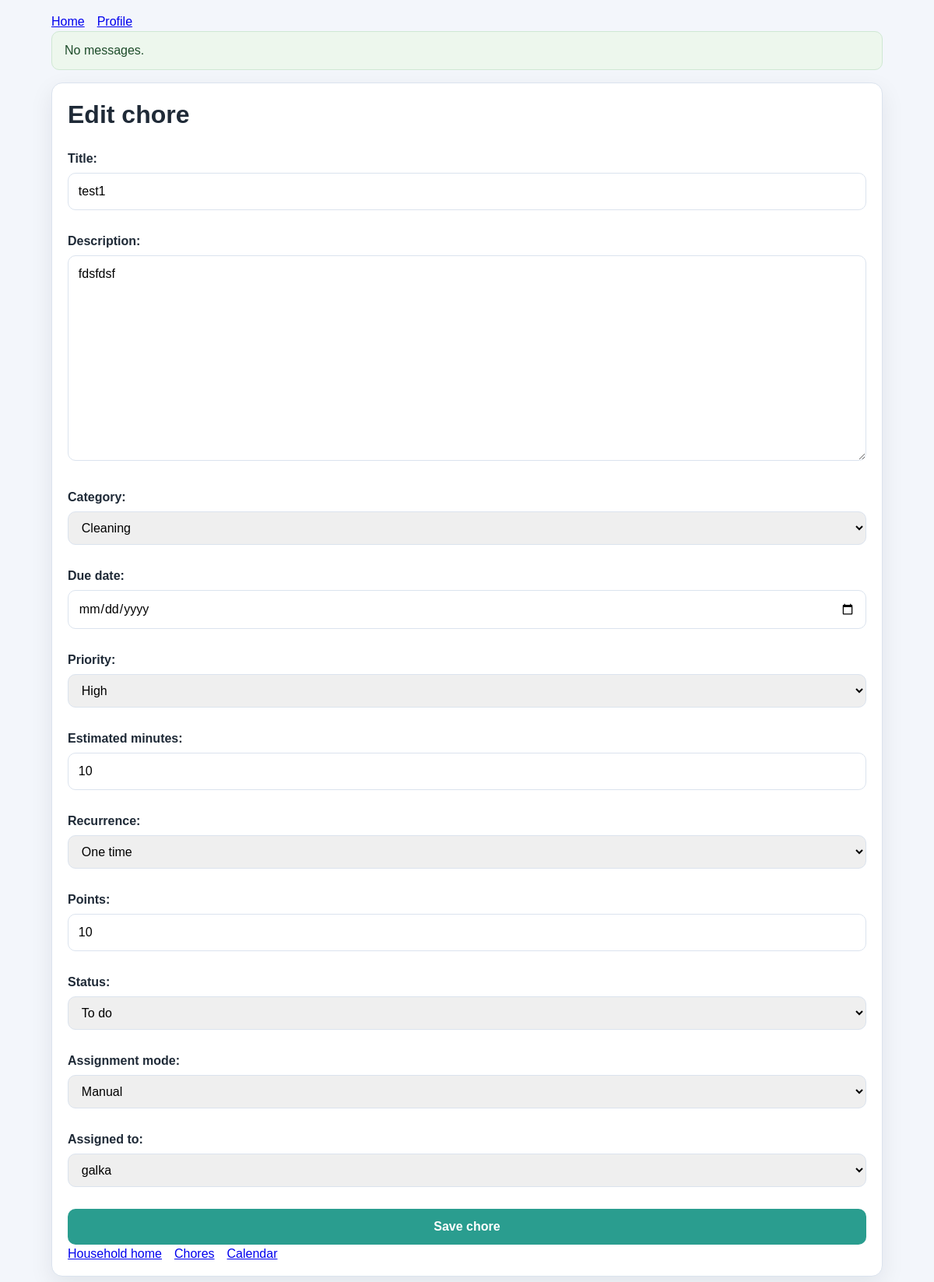
The page /households/1/chores/1/edit/ (signed in) on the database its author committed.
### chores/models.py (models this page shows, shortened)
class Chore(models.Model):
	class Priority(models.TextChoices):
		LOW = "low", "Low"
		MEDIUM = "medium", "Medium"
		HIGH = "high", "High"
		URGENT = "urgent", "Urgent"
	class Status(models.TextChoices):
		TODO = "todo", "To do"
		IN_PROGRESS = "in_progress", "In progress"
		DONE = "done", "Done"
	class Recurrence(models.TextChoices):
		NONE = "none", "One time"
		DAILY = "daily", "Daily"
		WEEKLY = "weekly", "Weekly"
		MONTHLY = "monthly", "Monthly"
	class AssignmentMode(models.TextChoices):
		MANUAL = "manual", "Manual"
		CLAIM = "claim", "Member claimed"
		ROTATION = "rotation", "Automatic rotation"
	household = models.ForeignKey(Household, on_delete=models.CASCADE, related_name="chores")
	category = models.ForeignKey(Category, on_delete=models.PROTECT, related_name="chores")
	title = models.CharField(max_length=200)
	description = models.TextField(blank=True)
	due_date = models.DateField(null=True, blank=True)
	priority = models.CharField(max_length=10, choices=Priority.choices, default=Priority.MEDIUM)
	estimated_minutes = models.PositiveIntegerField(null=True, blank=True)
	recurrence = models.CharField(max_length=10, choices=Recurrence.choices, default=Recurrence.NONE)
	points = models.PositiveIntegerField(default=10, validators=[MinValueValidator(0)])
	status = models.CharField(max_length=12, choices=Status.choices, default=Status.TODO)
	assignment_mode = models.CharField(max_length=10, choices=AssignmentMode.choices, default=AssignmentMode.MANUAL)
	created_by = models.ForeignKey(User, on_delete=models.CASCADE, related_name="chores_created")
	assigned_to = models.ForeignKey(User, on_delete=models.SET_NULL, null=True, blank=True, related_name="chores_assigned")
	created_at = models.DateTimeField(auto_now_add=True)
	completed_by = models.ForeignKey(User, on_delete=models.SET_NULL, null=True, blank=True, related_name="chores_completed")
	completed_at = models.DateTimeField(null=True, blank=True)

### chores/views.py (the view)
# urls.py: path("households/<int:household_id>/chores/<int:chore_id>/edit/", views.chore_edit, name="chore-edit"),
@login_required
def chore_edit(request, household_id, chore_id):
	household = household_for_member(request, household_id)
	chore = household.chores.get(id=chore_id)
	form = ChoreForm(request.POST or None, instance=chore, household=household)
	if form.is_valid():
		form.save()
		return redirect("chore-detail", household_id=household.id, chore_id=chore.id)
	return render(request, "chores/chore_form.html", {"form": form, "household": household, "chore": chore})

### chores/forms.py
class ChoreForm(forms.ModelForm):
    class Meta:
        model = Chore
        fields = (
            "title",
            "description",
            "category",
            "due_date",
            "priority",
            "estimated_minutes",
            "recurrence",
            "points",
            "status",
            "assignment_mode",
            "assigned_to",
        )
        widgets = {"due_date": forms.DateInput(attrs={"type": "date"})}
    def __init__(self, *args, household, **kwargs):
        super().__init__(*args, **kwargs)
        self.fields["category"].queryset = household.categories.all()
        self.fields["assigned_to"].queryset = User.objects.filter(household_memberships__household=household).distinct()

### chores/models.py (called while the page is built)
	def __str__(self):
		return self.name

### chores/views.py (called while the page is built)
def household_for_member(request, household_id):
	household = Household.objects.filter(id=household_id, members__user=request.user).first()
	if household is None:
		raise Http404
	return household

### chores/templates/chores/chore_form.html (shortened to what this page needs)
{% extends "base.html" %}
{% block content %}
<div class="panel">
    <h1>{% if chore %}Edit{% else %}Create{% endif %} chore</h1>
    <form method="post">
        {{ form.as_p }}
        <button type="submit">Save chore</button>
    </form>
    <div class="row">
        <a href="{% url 'household-detail' household.id %}">Household home</a>
        <a href="{% url 'chore-list' household.id %}">Chores</a>
        <a href="{% url 'chore-calendar' household.id %}">Calendar</a>
    </div>
</div>
{% endblock %}

### chores/templates/base.html (style rules this page uses)
:root { color-scheme: light; --bg: #f3f6fb; --panel: #ffffff; --border: #dbe3ee; --text: #1f2a37; --muted: #5c6b7a; --accent: #2a9d8f; --accent-dark: #1f6d63; --danger: #b42318; --shadow: 0 10px 30px rgba(15, 23, 42, 0.08); }
* { box-sizing: border-box; }
body { margin: 0; font-family: Arial, sans-serif; background: var(--bg); color: var(--text); line-height: 1.5; }
.panel { background: var(--panel); border: 1px solid var(--border); border-radius: 14px; box-shadow: var(--shadow); padding: 1rem 1.25rem; }
h1, h2, h3 { margin-top: 0; }
p, ul, dl { margin-top: 0; }
form { display: grid; gap: 0.75rem; }
label { display: block; font-weight: 600; margin-bottom: 0.35rem; }
input, select, textarea, button { width: 100%; max-width: 100%; padding: 0.7rem 0.8rem; border-radius: 10px; border: 1px solid var(--border); font: inherit; }
button { background: var(--accent); color: #fff; border: none; cursor: pointer; font-weight: 700; }
.row { display: flex; flex-wrap: wrap; gap: 1rem; align-items: center; }

### rows shown on the page
Chore: title "test1", description "fdsfdsf", category "Cleaning", priority "High", estimated_minutes "10", recurrence "One time", points "10", status "To do", assignment_mode "Manual", assigned_to "galka"
